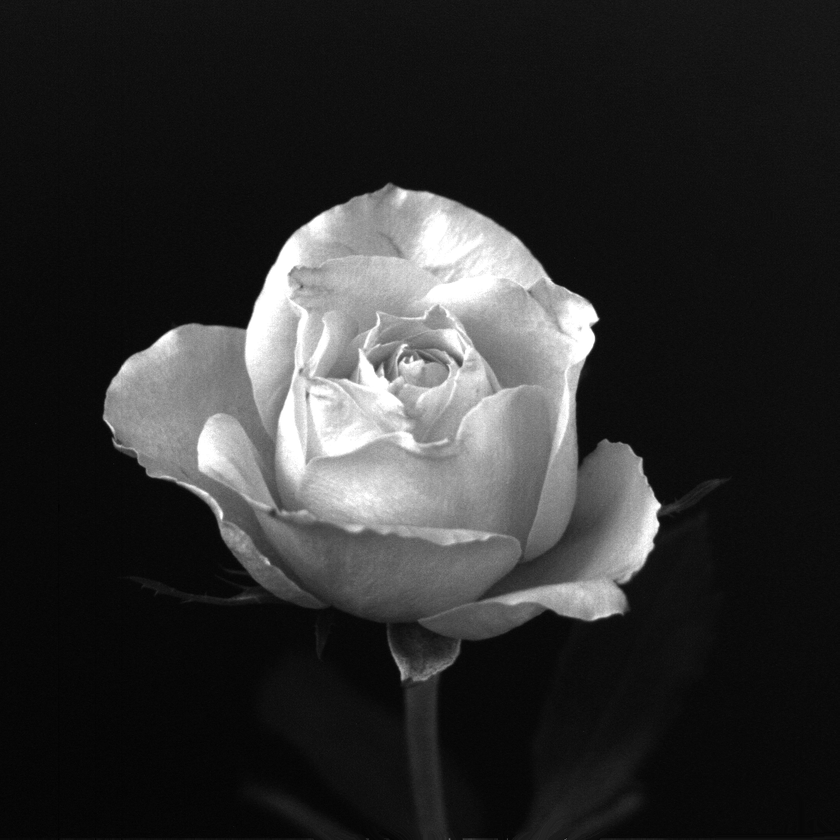
%> input picture Rose1024.tif, 840 x 840 px, shrunk from 1024 x 1024 before the run
$ octave practice.m   (GNU Octave 9; MATLAB toolbox functions it lacks are replaced by stand-ins)
%> lines starting %> are read from the running program, lines starting %| are printed output that depends on the picture; in (x1, y1, x2, y2) boxes, pixels count from 0 and x2, y2 are one past the last pixel; in counts of white or black regions, pixels touching at a corner belong together; the program's own positions count from 1
i = imread('Rose1024.tif');
%> i is the input picture: size 840x840 uint8; min 0, max 255, mean 46.8
imshow(i)

figure
imagesc(i)
colormap gray
i512 = i(1:2:end,1:2:end);

figure
imshow(i512),title('i 512x512')

figure
imagesc(i512), title('i scaled 512x512')
colormap gray

i256 = i(1:4:end,1:4:end);
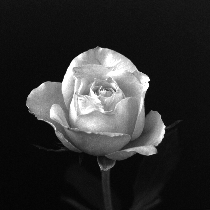
%> i256: size 210x210 uint8; min 3, max 255, mean 46.8
figure
imshow(i256), title('i scaled to 256x256')

clear;
clc;
close all;

i = imread('Rose1024.tif');
i512 = i(1:2:end,1:2:end)
i256 = i(1:4:end,1:4:end)
i128 = i(1:8:end,1:8:end)
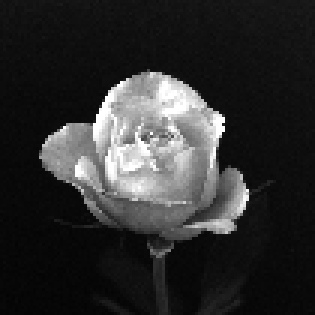
%> i128: size 105x105 uint8 (shown 3 times larger); min 3, max 255, mean 46.7
i64 = i(1:16:end,1:16:end)
i32 = i(1:32:end,1:32:end)
subplot(2,3,1);
imshow(i); title('Original');
subplot(2,3,4)
imshow(i512); title('512');
subplot(2,3,2)
imshow(i256); title('256');
subplot(2,3,5)
imshow(i128); title('128');
subplot(2,3,3)
imshow(i64); title('64');
subplot(2,3,6)
imshow(i32); title('32');

clear;
clc;
close all;


original_image = imread('Ctskull-256.tif');
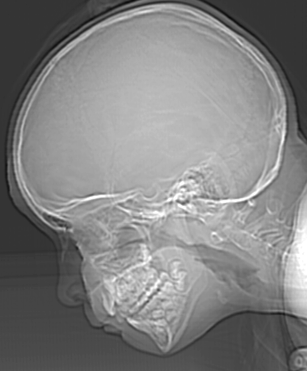
%> input picture Ctskull-256.tif, 307 x 371 px, shrunk from 374 x 452 before the run
%> original_image is the input picture: size 371x307 uint8; min 11, max 255, mean 129.4
subplot(2, 4, 1);
imshow(original_image);
title('Original Image');
for level = 1:7
quantized_image = uint8(round(double(original_image) / (256 / level)) * (256 / level));
subplot(2, 4, level+1);
imshow(quantized_image);
title([num2str(level), ' Level']);
end
%> this loop made 7 passes
%> pass 1, `quantized_image = uint8(round(double(original_image) / (256 / level)) ..`:
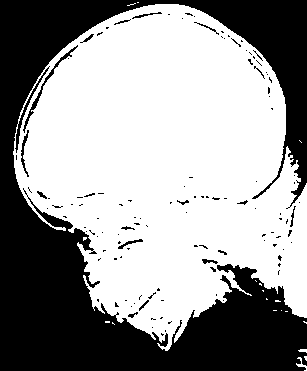
%> quantized_image: size 371x307 uint8; 60% white; 121 black regions (103 under 20 px), largest, box (x1, y1, x2, y2) and area: (0, 0, 307, 371) 44171, (23, 45, 78, 133) 286, (21, 130, 29, 177) 114
%> pass 2, `quantized_image = uint8(round(double(original_image) / (256 / level)) ..`:
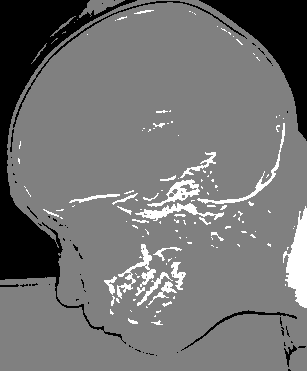
%> quantized_image: size 371x307 uint8; min 0, max 255, mean 115.2
%> pass 3, `quantized_image = uint8(round(double(original_image) / (256 / level)) ..`:
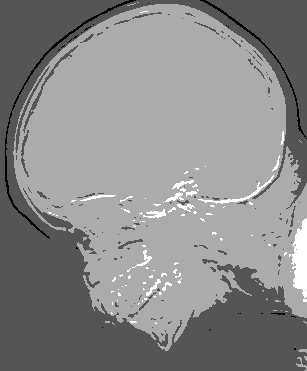
%> quantized_image: size 371x307 uint8; min 0, max 255, mean 137.4
%> after the loop:
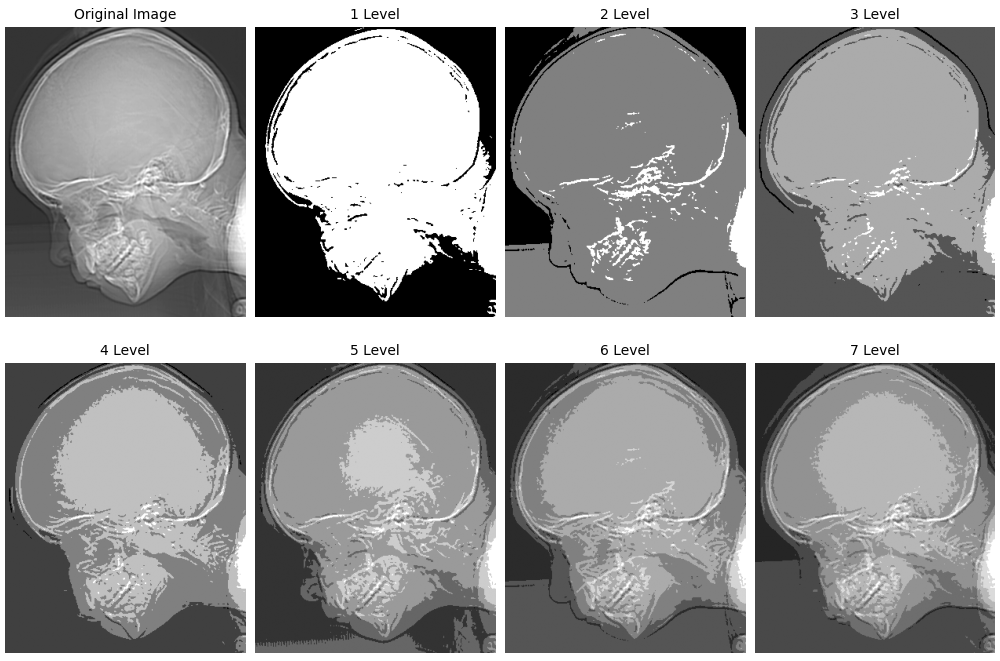
%> figure redrawn from the program's plot data, 8 panels
